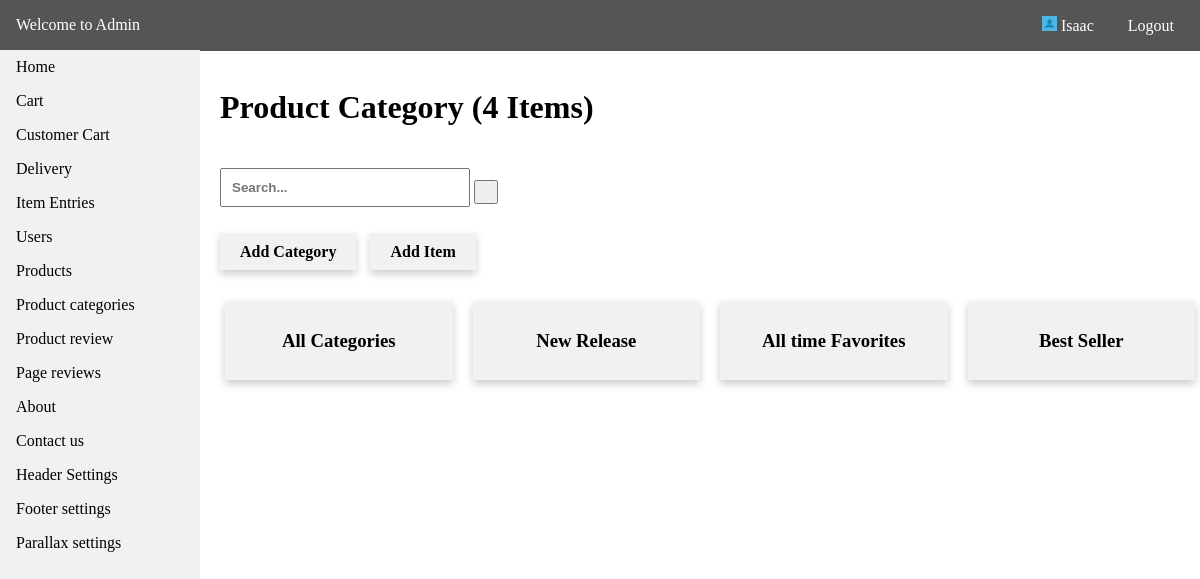
Page /admin/product_category.php (signed in) on the committed database.
### tables this page shows
CREATE TABLE `tbl_menus` (
  `id` int(11) NOT NULL,
  `menu_name` varchar(255) NOT NULL,
  `menu_link` varchar(255) NOT NULL,
  `date_created` datetime NOT NULL DEFAULT CURRENT_TIMESTAMP
);

CREATE TABLE `tbl_top_categories` (
  `id` int(11) NOT NULL,
  `ref_id` int(11) NOT NULL,
  `top_name` varchar(255) NOT NULL,
  `date_created` datetime NOT NULL DEFAULT CURRENT_TIMESTAMP
);

### api/dbh.php (called while the page is built, shortened)
<?php
class dbh {
    public function __construct() {
        $this->servername = HOST;
        $this->username = USER;
        $this->password = PASS;
        $this->dbname = DBNAME;
        $this->conn = mysqli_connect($this->servername,$this->username,$this->password,$this->dbname);
    }
}
?>

### config.php (called while the page is built, shortened)
<?php
include API.'dbh.php';
include API.'viewUser.php';
$viewUser = new ViewUser;
?>

### api/viewUser.php (called while the page is built, shortened)
<?php
class ViewUser extends User {
    public function get_data($get_table) {
        $query = "SELECT * FROM ".$get_table." ORDER BY id DESC";
        $res = mysqli_query($this->conn,$query);
        return $res;
    }
    public function get_query($query) {
        $res = mysqli_query($this->conn,$query);
        return $res;
    }
}
?>

### admin/product_category.php (the view, shortened to what this page needs)
<?php
include '../config.php';
?>
<!DOCTYPE html>
<html>
<head>
    <link rel="stylesheet" type="text/css" media="screen" href="admin_css/main.css" />
</head>
<body>
<?php
include 'require/nav.php';
$res = $viewUser->get_data("tbl_top_categories");
    $count = $res->num_rows;
?>
<div class="container">
    <br>
<h1>Product Category (<?php echo $count; ?> Items)</h1>
    <div class="search">
      <form method="GET">
        <input style="margin-top:20px;" type="text" placeholder="Search..." name="query">
        <button type="submit" name="searchbtn"><i class="fa fa-search"></i></button>
      </form>
    </div><br><br>
    <div class="addbtn">
    <a style="margin-right:10px;" href="<?php echo ADMIN_URL.'top_create.php'; ?>">Add Category<i class="fa fa-plus"></i></a>
    <a href="<?php echo ADMIN_URL.'cat_create.php'; ?>">Add Item<i class="fa fa-plus"></i></a>
    </div>
    <div class="content">
        <div class="row">
        <?php
        if (isset($_GET['query']) && isset($_GET['searchbtn'])) {
            $term = $_GET['query'];
            $table = "tbl_top_categories";
            $search = "cat_name";
            $result = $viewUser->search($term,$table,$search);
            $num_result = $result->num_rows;
            if ($num_result > 0) {
                    if ($num_result > 1)
                    {
                      $item = "items";
                    }
                    else {
                      $item = "item";
                    }
                    echo '<h3 style="color:green;">Results: "'.$term.'" ('.$num_result.' '.$item.')</h3>';
                while($row = $result->fetch_assoc()) {
                    $title = $row['cat_name'];
                    $id = $row['id'];
                    ?>
                    <div class="column">
                        <a href="product_cat_details.php?id=<?php echo $id;?>">
                            <div class="card">
                                <h3><?php echo $title; ?></h3>
                            </div>
                        </a>
                    </div>
                    <?php
                }
            }
        }
        else {
            $table = "SELECT * FROM tbl_top_categories";
            $res = $viewUser->get_query($table);
            while ($row = $res->fetch_assoc()) {
                $title = $row['top_name'];
                $id = $row['id'];
        ?>
            <div class="column">
            <a href="product_top_details.php?id=<?php echo $id;?>">
                    <div class="card">
                        <h3><?php echo $title; ?></h3>
                    </div>
                    </a>
            </div>
        <?php
        }
        }
        ?>
    </div>
    </div>
</div>
</body>
</html>

### admin/require/nav.php (shortened to what this page needs)
<div class="header">
    <p><a style="color:#fff;text-decoration:none;" href="<?php echo ADMIN_URL.'home.php';?>">Welcome to Admin</a></p>
    <div class="head-content">
        <p style="cursor:pointer;"><img src="<?php echo BASE_URL; ?>image/sample-image.jpg" style="height:15px;width:15px;" alt=""> <?php echo $_SESSION["admin"]; ?></p>
        <p><a style="color:#fff;text-decoration:none;" href="<?php echo ADMIN_URL.'logout.php';?>">Logout</a></p>
    </div>
</div>
<nav class="navi">
    <ul>
        <li><a href="<?php echo ADMIN_URL.'home.php';?>">Home</a></li>
    <?php
        $tbl = "SELECT * FROM tbl_menus";
        $res = $viewUser->get_query($tbl);
        while($row = $res->fetch_assoc()) {
            $menu = $row['menu_name'];
            $link = $row['menu_link'];
    ?>
        <li><a href="<?php echo ADMIN_URL.$link.'.php'; ?>"><?php echo ucfirst($menu); ?></a></li>
    <?php
        }
    ?>
    </ul>
</nav>

### admin/admin_css/main.css (style rules this page uses)
html { scroll-behavior: smooth; }
* { box-sizing: border-box; }
body { margin: 0; font-family: Cambria, Cochin, Georgia, Times, 'Times New Roman', serif; }
ul { list-style-type: none; margin: 0; padding: 0; width: 200px; top: 50px; background-color: #f1f1f1; position: fixed; height: 100%; overflow: auto; }
li a { display: block; color: #000; padding: 8px 16px; text-decoration: none; }
.header { background-color: #555; color:white; display: inline-block; width: 100%; position:fixed; top:0; padding: 16px; }
.header p { display: inline; }
.container { margin-top: 50px; margin-left: 220px; }
.content { margin-top: 20px; }
.head-content { position: relative; float:right; }
.head-content p { margin-left: 10px; padding: 10px; }
.column { float: left; width: 25%; margin-top: 20px; padding: 0 10px; }
.row { margin: 0 -5px; }
.row:after { content: ""; display: table; clear: both; }
.search input[type=text] { width: 250px; padding: 10px; font-weight: bold; }
.search button[type=submit] { padding: 10px; }
.card { box-shadow: 0 4px 8px 0 rgba(0, 0, 0, 0.2); padding: 10px; text-align: center; background-color: #f1f1f1; }
.column a { text-decoration: none; color: #000000; }
.addbtn a { padding: 10px 20px; background-color:#f1f1f1; text-decoration:none; font-weight: bold; color:#000; box-shadow: 0 4px 8px 0 rgba(0, 0, 0, 0.2); }

### rows in the picture
tbl_menus: menu_name "Cart"
tbl_menus: menu_name "Customer Cart"
tbl_menus: menu_name "Delivery"
tbl_menus: menu_name "Item Entries"
tbl_menus: menu_name "Users"
tbl_menus: menu_name "Products"
tbl_menus: menu_name "Product categories"
tbl_menus: menu_name "Product review"
tbl_menus: menu_name "Page reviews"
tbl_menus: menu_name "About"
tbl_menus: menu_name "Contact us"
tbl_menus: menu_name "Header Settings"
tbl_menus: menu_name "Footer settings"
tbl_menus: menu_name "Parallax settings"
tbl_top_categories: top_name "All Categories"
tbl_top_categories: top_name "New Release"
tbl_top_categories: top_name "All time Favorites"
tbl_top_categories: top_name "Best Seller"

### other values in the picture
$_SESSION["admin"] "Isaac"
$count "4"
